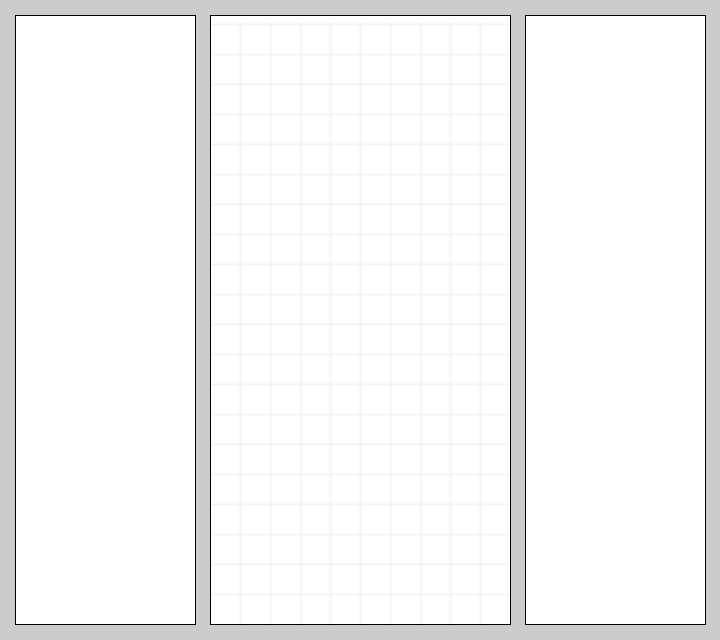
Frame 1 (no input)
Frame 60 (the mouse pressed at the canvas centre just before this capture): identical to frame 1, image omitted
Frame 120 (the mouse held since frame 60 and released just before this capture): identical to frame 1, image omitted

The Processing sketch that drew this single still picture (run headless with seeded random() and noise(); from frame 60 on, the mouse is pressed at the canvas centre):

// Processing sketch: Tetris
// ── Tetris.pde
Engine engine;
Renderer renderer;
void setup()
{
  size(720, 640);
  frameRate(5);
  engine = new Engine(); 
  renderer = new Renderer(engine);
}

void draw()
{
  if(engine.run())
  {
    renderer.display(); 
  }
}

void keyPressed() 
{
  if(key == CODED)
  {
    switch(keyCode)
    {
      case LEFT:
        engine.decrement_x(true);
        break;
      case RIGHT:
        engine.increment_x(true);
        break;
      case DOWN:
        engine.soft_drop(true);
        break;
      case UP:
        engine.rotate_cw(true);
        break;
      case SHIFT:
        engine.hold_release_tetrimino();
      case CONTROL:
      // rotate counter clockwise
      break;
    }
  }
  
  switch(key)
  {
    case 'n':
    case 'N':
      engine.new_game();
      break;
    case 'c':
    case 'C':
      engine.hold_release_tetrimino();
      break;
    case 'd':
    case 'D':
      engine.debug();
      break;
    case 'p':
    case 'P':
      engine.pause_the_current_game();
      break;
    case 'x':
    case 'X':
      engine.rotate_cw(true);
      break;
    case 'z':
    case 'Z':
      // Rotate counter clockwise
      break;
    case 32:
      engine.hard_drop();
      break;
  }
}

void keyReleased()
{
  if(key == CODED)
  {
    switch(keyCode)
    {
      case DOWN:
        engine.soft_drop(false);
        break;
      case LEFT:
        engine.decrement_x(false);
        break;
      case RIGHT:
        engine.increment_x(false);
        break;
      case UP:
        engine.rotate_cw(false);
    }
  }
  else
  {
    switch(key)
    {
      case 'x':
      case 'X':
        engine.rotate_cw(false);
        break;
    }
  }
}

// ── Engine.pde
import java.util.Random;
import java.util.Queue;
import java.util.LinkedList;

public enum EngineStatus
{
  GameRun,
  GamePause,
  BlockOut,
  LockOut,
  NoGame,
  Exit
}

public enum TetriminoStatus
{
  InPlay,
  LockDown,
  Animate
}

public class Engine
{
  public int[][] matrix;
  public int[][] minos;
  private final int mh = 23;  // matrix height
  private final int mw = 10;  // matrix width
  
  public Tetrimino ct;  // current tetrimino  
  private int ctx;      // current tetrimino bottom left-x
  private int cty;      // current tetrimino bottom left-y
  
  public Tetrimino ht;       // hold tetrimino
  public TetriminoType htt;  // hold tetrimino type
  
  public int level;
  public int score;
  public int line_clears;
  public int goal;
  public int num_tetrises;
  public int num_tetriminos;
  
  private int gtd;   // game tick duration 
  private int gts;   // game tick start
  private int lds;   // lock down start
  private int ldd;   // lock down duration
  private int as;    // animation start
  private int ad;    // animation duration
  private int ldc;   // lock down count since last hold
  
  private int cxs;  // change of x start
  private int cxd;  // change of x duration
  private int cws;  // clock-wise rotation start
  private int rod;  // rotation duration
  
  private boolean hd; // hard drop
  private boolean ix; // increment x
  private boolean dx; // decrement x
  private boolean rcw; // rotate cw
  private boolean rht; // release hold tetrimino
  
  private EngineStatus est;          
  private TetriminoStatus tst;
  public Queue<Tetrimino> bag;
  
  Random random;
  
  public Engine()
  {
    est = EngineStatus.NoGame;    
    matrix = new int[mh][mw];
    minos = new int[4][2];
    bag = new LinkedList<Tetrimino>();
    random = new Random();
    score = 0;
    level = 1;
    line_clears = 0;
    num_tetrises = 0;
    num_tetriminos = 0;
    goal= 10;
    gtd = (int)(1000 * Math.pow(0.8 - (level - 1) * 0.007, level - 1));
    ldd = 500;
    ad = 500;
    cxd = 45;
    rod = 70;
    ctx = 0;
    cty = 0;
    gts = 0;
    ldc = 0;
    hd = false;
    ix = false;
    dx = false;
    rcw = false;
    rht = false;
  }
 
  public void new_game()
  {
    if(est == EngineStatus.NoGame || est == EngineStatus.BlockOut || est == EngineStatus.LockOut)
    {
      init_new_game();
    }
    else 
    {
      // pause the current game
      if (est != EngineStatus.GamePause)
      {
        pause_the_current_game();
      }
      
      // ask for confirmation  
    }      
  }
  
  public void debug()
  {
    System.out.println(est);

    System.out.println("Content of bag");
    //access via new for-loop
    for(Tetrimino t : bag) 
    {
      System.out.println(t.type.name());
    }
    
    print_matrix();
  }
  
  private void print_matrix()
  {
    for(int i = mh-1; i >= 0; i--)
    {
      for(int j = 0; j < mw; j++)
      {
        System.out.print(matrix[i][j] + " ");
      }
      System.out.println();
    }
  }
  
  private boolean is_valid(int x, int y)
  {
    for(int i = 0; i < 16; i++)
    {
      if(ct.data[i] == 0)
      {
        continue;
      }
      
      int x1 = x + i % 4;
      int y1 = y + i / 4;
      if(x1 < 0 || x1 > 9 || y1 < 0 || y1 > 23 || matrix[y1][x1] != 0)
      {
        return false;
      }
    }
    return true;
  }
  
  private boolean is_valid(int[] temp)
  {
    for(int i = 0; i < 16; i++)
    {
      if(temp[i] == 0)
      {
        continue;
      }
      
      int x1 = ctx + i % 4;
      int y1 = cty + i / 4;
      if(x1 < 0 || x1 > 9 || y1 < 0 || y1 > 23 || (matrix[y1][x1] != 0 && matrix[y1][x1] < 10))
      {
        return false;
      }
    }
    return true;
  }
  
  private void update_minos_from_current_position(boolean new_tetrimino)
  {    
    int j = 0; 
    for(int i = 0; i < 16; i++)
    { 
      if(ct.data[i] == 0)
      {
        continue;
      }
      minos[j][0] = ctx + i % 4;
      minos[j][1] = cty + i / 4;
     
      if(new_tetrimino && matrix[minos[j][1]][minos[j][0]] != 0)
      {
        // Block out
        est = EngineStatus.BlockOut;
        return;
      }      
      j++;
    }
    
    if(minos[0][1] >= mh && minos[1][1] >= mh && minos[2][1] >= mh && minos[3][1] >= mh)
    {
      est = EngineStatus.LockOut;
    } 
  }
  
  private int update_matrix_from_current_position()
  {    
    int row_count = 0;
    for(int i = 0; i < 16; i++)
    { 
      if(ct.data[i] == 0)
      {
        continue;
      }
      matrix[cty + i / 4][ctx + i % 4] = ct.data[i];
    }
    
    for(int i = 0; i < mh; i++)
    {
      boolean row_complete = true;
      for(int j = 0; j < mw; j++)
      {
        if(matrix[i][j] == 0)
        {
          row_complete = false;
          break;
        }
      }
      if(row_complete)
      {
        row_count++;
        for(int j = 0; j < mw; j++)
        {
          matrix[i][j] = 8;
        }
      }
    }
    
    return row_count;
  }
  
  private void remove_rows()
  {
    int mback[] = new int[mh];
    int rcount = 0;
    for(int i = 0; i < mh; i++)
    {
      if(matrix[i][0] == 8)
      {
        rcount++;
        mback[i] = 0; 
      }
      else
      {
        mback[i] = rcount;
      }
    }
    
    for(int i = 0; i < mh; i++)
    {
      if(mback[i] != 0)
      {
        for(int j = 0; j < mw; j++)
        {
          matrix[i-mback[i]][j] = matrix[i][j]; 
        }    
      }  
    }
  }
  
  public void soft_drop(boolean enable)
  {
    if(est == EngineStatus.GameRun  && tst == TetriminoStatus.InPlay)
    {
      if(enable)
      {
        gtd /= 20.0;
      }
      else
      {
        gtd = (int)(1000 * Math.pow(0.8 - (level - 1) * 0.007, level - 1));
      }
    }
  }
  
  public void hard_drop()
  {
    if(est == EngineStatus.GameRun  && tst == TetriminoStatus.InPlay)
    {
        gtd = 1;
        hd = true;
    }
  }
  
  public void increment_x(boolean inc)
  {
    if(est == EngineStatus.GameRun)
    {
      ix = inc;
      if(inc)
      {
        cxs = millis();
      }
    }
  }
  
  public void decrement_x(boolean dec)
  {
    if(est == EngineStatus.GameRun)
    {
      dx = dec;
      if(dec)
      {
        cxs = millis();
      }
    }
  }
  
  public void rotate_cw(boolean r)
  {
    if(est == EngineStatus.GameRun)
    {
      rcw = r;
      if(r)
      {
        cws = millis();
      }
    }
  }
  
  public void hold_release_tetrimino()
  {
    if(est == EngineStatus.GameRun && tst == TetriminoStatus.InPlay && ldc > 0)
    {
      if(ht != null)
      {
        rht = true;
      }
      
      ht = new Tetrimino(ct.type);
      get_new_tetrimino();
      htt = ht.type;
      ldc = 0;
    }
  }
  
  private boolean lock_piece()
  {
    boolean updated = false;
    int num_removed_rows = update_matrix_from_current_position(); 
    if(num_removed_rows != 0)
    {
      // start animation
      as = millis();
      tst = TetriminoStatus.Animate;
      updated = true;
      switch(num_removed_rows)
      {
        case 1:
          score += level*100;
          break;
        case 2:
          score += level*300;
          break;
        case 3:
          score += level*500;
          break;
        case 4:
          score += level*800;
          num_tetrises++;
          break;
      }
      line_clears += num_removed_rows;
      goal -= num_removed_rows;
      if(goal <= 0)
      {
        level++;
        goal = 10;
      }
    }
    else
    {
      get_new_tetrimino();
    }
    ldc++;
    return updated;
  }
  
  public boolean run()
  {
    boolean updated = false;
    
    // check the game status
    if(est != EngineStatus.GameRun)
    {
      if(est == EngineStatus.BlockOut)
      {
        frameRate(5);
        // println("Game Over - Blockout");
      }
      else if(est == EngineStatus.LockOut)
      {
        frameRate(5);
        // println("Game Over - Lockout");
      }
      return updated;
    }
    
    if(tst == TetriminoStatus.InPlay)
    {
      // check for game tick 
      if(millis() - gts >= gtd)
      {
        gts = millis();
        if(is_valid(ctx, cty-1))
        {
          cty--;
          updated = true;
        }
        else if(!hd)
        {
          // start lock down
          lds = millis();
          tst = TetriminoStatus.LockDown;
        }
        else
        {
          if(lock_piece())
          {
            updated = true;
          }
          hd = false;
        }
      }
    }
     
    if(tst == TetriminoStatus.InPlay || tst == TetriminoStatus.LockDown)
    {
      if(ix && millis() - cxs > cxd)
      {
        if(is_valid(ctx + 1, cty))
        {
          ctx++;
          updated = true;
        }
        cxs = millis();
      }
      else if(dx && millis() - cxs > cxd)
      {
        if(is_valid(ctx - 1, cty))
        {
          ctx--;
          updated = true;
        }
        cxs = millis();
      }
      else if(rcw && millis() - cws > rod)
      {
        int[] temp = new int[16];
        for(int i = 0; i < 16; i++)
        {
          temp[i] = ct.data[3 - i / 4 +  4 * (i % 4)]; 
        }
        if(is_valid(temp))
        {
          ct.data = temp;
          updated = true;
        }
        cws = millis();
      }
    }
    
    if(updated)
    {
      update_minos_from_current_position(false);
    }
    
    if(tst == TetriminoStatus.LockDown)
    {
      if(is_valid(ctx, cty-1))
      {
        tst = TetriminoStatus.InPlay;
      }
      else
      {
        if(millis() - lds >= ldd)
        {
          if(lock_piece())
          {
            updated = true;
          }
        }
      }
    }
    else if(tst == TetriminoStatus.Animate)
    {
      if(millis() - as >= ad)
      {
        remove_rows();
        get_new_tetrimino();
        updated = true;
      }
    }
    return updated;
  }
   
  public void pause_the_current_game()
  {
    if(est == EngineStatus.GamePause)
    {
      est = EngineStatus.GameRun;
    }
    else if(est == EngineStatus.GameRun)
    {
      est = EngineStatus.GamePause;
    }
  }
  
  private void clean_playing_field()
  {
    for(int i = 0; i < mh; i++)
    {
      Arrays.fill(matrix[i],0);
    }
  }
  
  private void init_new_game()
  {
    // clean the playing field
    clean_playing_field();
    
    // clear the bag
    bag.clear();
    
    // set status to GameRun
    est = EngineStatus.GameRun;
    frameRate(120);
    
    // set the lock down count to 1
    ldc = 1;
    
    // set the current tetrimino status
    tst = TetriminoStatus.InPlay;
   
    // fill the tetrimino bag with 7 tetriminos
    insert_tetriminos(7);
    
    // get the first tetrimino
    get_new_tetrimino();
  }
  
  private void get_new_tetrimino()
  {
    if(rht)
    {
      ct = new Tetrimino(htt);
      rht = false;
    }
    else
    {
      // get a tetrimino from the bag
      ct = bag.remove();
      if(bag.size() == 0)
      {
          insert_tetriminos(6);
      }
      ++num_tetriminos;
    }
    
    // set the initial position of the tetrimino
    int x = 3;
    int y = 19;
    if(ct.type == TetriminoType.I)
    {
      y--;
    }
    else if(ct.type == TetriminoType.O)
    {
      x++;
    }
    ctx = x;
    cty = y;
    
    update_minos_from_current_position(true);
    
    gtd = (int)(1000 * Math.pow(0.8 - (level - 1) * 0.007, level - 1));
    
    tst = TetriminoStatus.InPlay;
    
    gts = millis();
  }
  
  private void insert_tetriminos(int num)
  {
    for(int i = 0; i < num; i++)
    {
      switch(random.nextInt(7))
      {
        case 0:
          bag.add(new Tetrimino(TetriminoType.T));
          break;
        case 1:
          bag.add(new Tetrimino(TetriminoType.L));
          break;
        case 2:
          bag.add(new Tetrimino(TetriminoType.J));
          break;
        case 3:
          bag.add(new Tetrimino(TetriminoType.I));
          break;
        case 4:
          bag.add(new Tetrimino(TetriminoType.S));
          break;
        case 5:
          bag.add(new Tetrimino(TetriminoType.Z));
          break;
        case 6:
          bag.add(new Tetrimino(TetriminoType.O));
          break;
      }
    }
  }
}

// ── Renderer.pde

public class Renderer
{
  private class GuiSchema
  {
    private final float cell_size;    
    private final float spacing;
    
    private final float playing_field_height;      
    private final float playing_field_width;
    private final float playing_field_x;
    private final float playing_field_y;
    private float[][][] coord;
    
    private final float left_panel_height;      
    private final float left_panel_width;
    private final float left_panel_x;
    private final float left_panel_y;
    
    private final float right_panel_height;      
    private final float right_panel_width;
    private final float right_panel_x;
    private final float right_panel_y;
    
    private final float drawable_x;
    private final float drawable_y;    
    private final float drawable_width;
    private final float drawable_height;

    private color ttc; // T tetrimino color
    private color ltc; // L tetrimino color
    private color jtc; // J tetrimino color
    private color itc; // I tetrimino color
    private color stc; // S tetrimino color
    private color ztc; // Z tetrimino color
    private color otc; // O tetrimino color
    private color asc; // Animation stroke color
    private color afc; // Animation fill color
    
    public GuiSchema(float cs, float sp)
    {
      cell_size = cs;
      spacing = sp;
      
      playing_field_height = 20.33 * cell_size;
      playing_field_width = 10 * cell_size;
      left_panel_width = 0.6 * playing_field_width;
      left_panel_height = playing_field_height;
      right_panel_width = left_panel_width;
      right_panel_height = playing_field_height;
      
      drawable_x = spacing;
      drawable_y = spacing;
      left_panel_x = drawable_x;
      left_panel_y = drawable_y;
      playing_field_x = drawable_x + left_panel_width + spacing;
      playing_field_y = drawable_y; 
      right_panel_x = playing_field_x + playing_field_width + spacing;
      right_panel_y = drawable_y;
      
      drawable_width = left_panel_width + spacing + playing_field_width + spacing + right_panel_width; 
      drawable_height = playing_field_height;
      
      // System.out.println(drawable_width + 2*spacing);
      // System.out.println(drawable_height + 2*spacing);
      
      coord = new float[21][10][2];
      
      float x = playing_field_x;
      float y = playing_field_y + playing_field_height - cell_size;
      for(int i = 0; i < 20; i++)
      {
        for(int j = 0; j < 10; j++)
        {
          coord[i][j][0] = x;
          coord[i][j][1] = y;
          x += cell_size;
        }
        y -= cell_size;
        x = playing_field_x;
      }
      
      y += 0.67 * cell_size;
      for(int j = 0; j < 10; j++)
      {
        coord[20][j][0] = x;
        coord[20][j][1] = y;
        x += cell_size;
      }

      ttc = color(146,39,144); // Purple
      ltc = color(248,158,40); // Orange
      jtc = color(0,120,193);  // Dark blue
      itc = color(0,173,238);  // Light blue
      stc = color(122,193,66); // Green
      ztc = color(239,46,36);  // Red
      otc = color(255,210,3);  // Yellow
      afc = color(0,0,0);   
      asc = color (255,255,204);
    }
    
    public void render_matrix(int[][] matrix)
    {
      stroke(0);
      strokeWeight(2);
      for(int i = 0; i < 21; i++)
      {
        for(int j = 0; j < 10; j++)
        {
          if(matrix[i][j] != 0)
          { 
            switch(matrix[i][j])
            {
              case 1:
                fill(ttc);
                break;
              case 2:
                fill(ltc);
                break;
              case 3:
                fill(jtc);
                break;
              case 4:
                fill(itc);
                break;
              case 5:
                fill(stc);
                break;
              case 6:
                fill(ztc);
                break;
              case 7:
                fill(otc);
                break;
              case 8:
                stroke(asc);
                strokeWeight(4);
                fill(afc);
                break;
            }
            square(coord[i][j][0], coord[i][j][1], cell_size);
            strokeWeight(2);
          }
        }
      }  
    }
    
    public void render_current_tetrimino(int[][] minos, TetriminoType t)
    {
      for(int i = 0; i < 4; i++)
      {
        if(minos[i][1] < 21)
        {
          switch(t)
          {
            case T:
              fill(ttc);
              break;
            case L:
              fill(ltc);
              break;
            case J:
              fill(jtc);
              break;
            case I:
              fill(itc);
              break;
            case S:
              fill(stc);
              break;
            case Z:
              fill(ztc);
              break;
            case O:
              fill(otc);
              break;
            }
            square(coord[minos[i][1]][minos[i][0]][0], coord[minos[i][1]][minos[i][0]][1], cell_size);
        }
      }
    }
    
    private void render_next_tetrimino(TetriminoType t, float xs, float ys, float ms)
    {
      switch(t)
      {
        case T:
        {
          fill(ttc);
          square(xs+ms, ys, ms);
          square(xs, ys+ms, ms);
          square(xs+ms, ys+ms, ms);
          square(xs+2*ms, ys+ms, ms);
          break;
        }
        case L:
        {
          fill(ltc);
          square(xs+2*ms, ys, ms);
          square(xs, ys+ms, ms);
          square(xs+ ms, ys+ms, ms);
          square(xs+2*ms, ys+ms, ms);
          break;
        }
        case J:
        {
          fill(jtc);
          square(xs, ys, ms);
          square(xs, ys+ms, ms);
          square(xs+ms, ys+ms, ms);
          square(xs+2*ms, ys+ms, ms);
          break;
        }
        case I:
        {
          fill(itc);
          square(xs, ys, ms);
          square(xs + ms, ys, ms);
          square(xs + 2*ms, ys, ms);
          square(xs + 3*ms, ys, ms);
          break;
        }
        case S:
        {
          fill(stc);
          square(xs+ms, ys, ms);
          square(xs+2*ms, ys, ms);
          square(xs,ys+ms, ms);
          square(xs+ms, ys+ms, ms);
          break; 
        }
        case Z:
        {
          fill(ztc);
          square(xs, ys, ms);
          square(xs+ms, ys, ms);
          square(xs+ms, ys+ms, ms);
          square(xs+2*ms, ys+ms, ms);
          break;
        }
        case O:
        {
          fill(otc);
          square(xs, ys, ms);
          square(xs+ms, ys, ms);
          square(xs, ys+ms, ms);
          square(xs+ms, ys+ms, ms);
          break;
        }
      }
    }
    
    public void render_next_tetriminos(Queue<Tetrimino> bag)
    {
      // ellipse: next tetrimino container
      noFill();
      stroke(75);
      strokeWeight(3);
      
      float ms = cell_size;
      
      float ellipse_width = 4*ms + 2*spacing;
      float ellipse_height = 4*ms;
      float ellipse_x = right_panel_x + right_panel_width/2.0;
      float ellipse_y = right_panel_y + spacing + ellipse_height/2.0;
      ellipse(ellipse_x, ellipse_y, ellipse_width, ellipse_height);
      
      // next tetrimino
      Tetrimino next = bag.element();
      float xsp = (ellipse_width - next.w * ms) / 2.0;
      float xs = ellipse_x - ellipse_width/2.0 + xsp;
      float ys = ellipse_y - (next.h/2.0) * ms;
      
      render_next_tetrimino(next.type, xs, ys, ms);
      
      ms = 0.9 * cell_size;
      ys = ellipse_y + ellipse_height/2.0 + 3*spacing;
      
      int i = 0;
      int th = 0;
      for(Tetrimino t : bag)
      {
        i++;
        if(i == 1)
        {
          continue;
        }
        th += t.h;
        xsp = (right_panel_width - t.w*ms) / 2.0;
        xs = right_panel_x + xsp;
        render_next_tetrimino(t.type, xs, ys, ms); 
        ys += (t.h*ms + 1.5*spacing);
      }
      
      if(i != 1)
      {
        noFill();
        rect(ellipse_x - ellipse_width/2.0, ellipse_y + ellipse_height/2.0 + 1.5 * spacing, ellipse_width, th*ms + i*1.5*spacing);
      }
    }
    
    public void render_empty_panels()
    {
      stroke(0);
      fill(255);
      rect(left_panel_x, left_panel_y, left_panel_width, left_panel_height);              // left panel
      rect(playing_field_x, playing_field_y, playing_field_width, playing_field_height);  // playing field
      rect(right_panel_x, right_panel_y, right_panel_width, right_panel_height);          // right panel
      
      stroke(grid_color);
      strokeWeight(2);
      render_grid();
    }
    
    public void render_playing_field()
    {
      render_current_tetrimino(eng.minos, eng.ct.type);
      render_matrix(eng.matrix);  
    }
       
    public void render_left_panel()
    {
      // render hold tetrimino 
      noFill();
      stroke(75);
      strokeWeight(3);
      
      float ms = cell_size;
      float ellipse_width = 4*ms + 2*spacing;
      float ellipse_height = 4*ms;
      float ellipse_x = left_panel_x + left_panel_width/2.0;
      float ellipse_y = left_panel_y + spacing + ellipse_height/2.0;
      ellipse(ellipse_x, ellipse_y, ellipse_width, ellipse_height);
      
      if(eng.ht != null)
      {
        float xsp = (ellipse_width - eng.ht.w * ms) / 2.0;
        float xs = ellipse_x - ellipse_width/2.0 + xsp;
        float ys = ellipse_y - (eng.ht.h/2.0) * ms;
        render_next_tetrimino(eng.ht.type, xs, ys, ms);
      }
      
      float x = left_panel_x + spacing;
      float y = ellipse_y + ellipse_height/2.0 + 3*spacing;
      
      // render stats
      fill(0);
      textSize(25);
      text("Score", x, y);
      text(eng.score, x, y + 2*spacing);
      
      y += 5*spacing;
      text("Level", x, y);
      text(eng.level, x, y + 2*spacing);
      
      y += 5*spacing;
      text("Lines", x, y);
      text(eng.line_clears, x, y + 2*spacing);
      
      y += 5*spacing;
      text("Goal", x, y);
      text(eng.goal, x, y + 2*spacing);
      
      y += 5*spacing;
      text("Tetris", x, y);
      text(eng.num_tetrises, x, y + 2*spacing);
      
      y += 5*spacing;
      text("Tetriminos", x, y);
      text(eng.num_tetriminos, x, y + 2*spacing);
    }
    
    public void render_right_panel()
    {  
      render_next_tetriminos(eng.bag);  
    }
    
    public void render_grid()
    {
      float x1 = playing_field_x;
      float x2 = playing_field_x + playing_field_width;
      float y = playing_field_height + spacing - cell_size;
    
      for(int i = 0; i < 20; i++)
      {
        line(x1, y, x2, y);
        y -= cell_size;
      }
    
      float y1 = playing_field_height + spacing;
      float y2 = y1 - 20 * cell_size;
      float x = playing_field_x + cell_size;
    
      for(int i = 1; i < 10; i++)
      {
        line(x, y1, x, y2);
        x += cell_size;
      }
    }
  }
  
  private GuiSchema gui;
  private Engine eng;
  private final color grid_color;
  
  public Renderer(Engine e)
  {
    eng = e;
    gui = new GuiSchema(30, 15);
    grid_color = color(0,10);
    gui.render_empty_panels();
  } 

  void display() 
  {
    gui.render_empty_panels();
    gui.render_playing_field();
    gui.render_left_panel();
    gui.render_right_panel();
  }
} 

// ── Tetrimino.pde
import java.util.Arrays;

public enum TetriminoType 
{
  T(1), 
  L(2),
  J(3),
  I(4),
  S(5),
  Z(6),
  O(7);
  
  private final int val;
  
  private TetriminoType(int v)
  {
    this.val = v;
  }
  
  public int get_val()
  {
    return val;
  }
}

public class Tetrimino
{
  public TetriminoType type;
  public int[] data;
  public int h; // height in north orientation
  public int w; // width in north orientation
  
  public Tetrimino(TetriminoType t) 
  {
    type = t;
    data = new int[16];
    Arrays.fill(data, 0);
    h = 2;
    w = 3;
    switch(type)
    {
      case T:
        data[4] = 1;
        data[5] = 1;
        data[6] = 1;
        data[9] = 1;
        break;
      case L:
        data[4] = 2;
        data[5] = 2;
        data[6] = 2;
        data[10] = 2;
        break;
      case J:
        data[4] = 3;
        data[5] = 3;
        data[6] = 3;
        data[8] = 3;
        break;
      case I:
        h = 1;
        w = 4;
        data[8] = 4;
        data[9] = 4;
        data[10] = 4;
        data[11] = 4;
        break;
      case S:
        data[4] = 5;
        data[5] = 5;
        data[9] = 5;
        data[10] = 5;
        break;
      case Z:
        data[5] = 6;
        data[6] = 6;
        data[8] = 6;
        data[9] = 6;
        break;
      case O:
        w = 2;
        data[5] = 7;
        data[6] = 7;
        data[9] = 7;
        data[10] =7;
        break;
    }
  }
}
